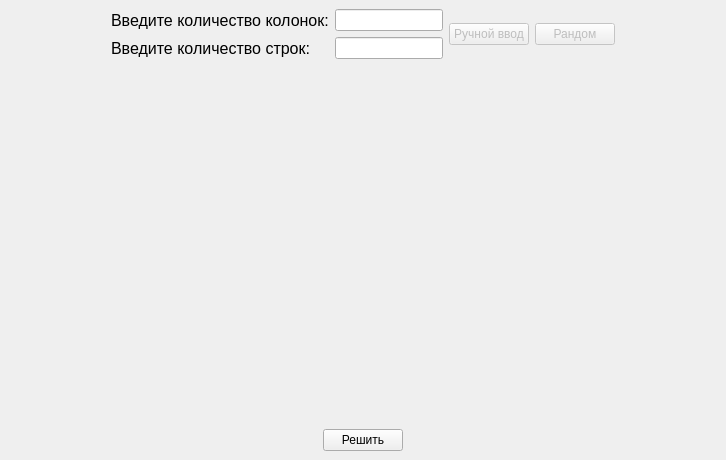
<?xml version="1.0" encoding="UTF-8"?>
<ui version="4.0">
 <class>MainWindow</class>
 <widget class="QMainWindow" name="MainWindow">
  <property name="geometry">
   <rect>
    <x>0</x>
    <y>0</y>
    <width>726</width>
    <height>460</height>
   </rect>
  </property>
  <property name="windowTitle">
   <string>MainWindow</string>
  </property>
  <widget class="QWidget" name="centralwidget">
   <property name="toolTip">
    <string/>
   </property>
   <layout class="QGridLayout" name="gridLayout">
    <item row="0" column="0">
     <layout class="QHBoxLayout" name="horizontalLayout_1">
      <property name="sizeConstraint">
       <enum>QLayout::SetDefaultConstraint</enum>
      </property>
      <item>
       <spacer name="horizontalSpacer">
        <property name="orientation">
         <enum>Qt::Horizontal</enum>
        </property>
        <property name="sizeHint" stdset="0">
         <size>
          <width>40</width>
          <height>20</height>
         </size>
        </property>
       </spacer>
      </item>
      <item>
       <layout class="QFormLayout" name="formLayout">
        <item row="0" column="0">
         <widget class="QLabel" name="label_3">
          <property name="font">
           <font>
            <pointsize>12</pointsize>
           </font>
          </property>
          <property name="text">
           <string>Введите количество колонок:</string>
          </property>
         </widget>
        </item>
        <item row="0" column="1">
         <widget class="QLineEdit" name="lineEdit_N">
          <property name="inputMask">
           <string comment="999"/>
          </property>
          <property name="text">
           <string/>
          </property>
          <property name="frame">
           <bool>true</bool>
          </property>
         </widget>
        </item>
        <item row="1" column="0">
         <widget class="QLabel" name="label">
          <property name="font">
           <font>
            <family>Arimo</family>
            <pointsize>12</pointsize>
            <italic>false</italic>
           </font>
          </property>
          <property name="layoutDirection">
           <enum>Qt::LeftToRight</enum>
          </property>
          <property name="text">
           <string>Введите количество строк:</string>
          </property>
         </widget>
        </item>
        <item row="1" column="1">
         <widget class="QLineEdit" name="lineEdit_M"/>
        </item>
       </layout>
      </item>
      <item>
       <widget class="QPushButton" name="pushButton">
        <property name="enabled">
         <bool>false</bool>
        </property>
        <property name="text">
         <string>Ручной ввод</string>
        </property>
       </widget>
      </item>
      <item>
       <widget class="QPushButton" name="pushButton_3">
        <property name="enabled">
         <bool>false</bool>
        </property>
        <property name="text">
         <string>Рандом</string>
        </property>
       </widget>
      </item>
      <item>
       <spacer name="horizontalSpacer_2">
        <property name="orientation">
         <enum>Qt::Horizontal</enum>
        </property>
        <property name="sizeHint" stdset="0">
         <size>
          <width>40</width>
          <height>20</height>
         </size>
        </property>
       </spacer>
      </item>
     </layout>
    </item>
    <item row="1" column="0">
     <layout class="QVBoxLayout" name="verticalLayout">
      <item>
       <layout class="QHBoxLayout" name="horizontalLayout_2">
        <item>
         <widget class="QWidget" name="widget" native="true">
          <layout class="QGridLayout" name="gridLayout_3">
           <item row="0" column="0">
            <layout class="QGridLayout" name="gridLayout_2"/>
           </item>
          </layout>
         </widget>
        </item>
       </layout>
      </item>
      <item>
       <layout class="QHBoxLayout" name="horizontalLayout">
        <item>
         <spacer name="horizontalSpacer_6">
          <property name="orientation">
           <enum>Qt::Horizontal</enum>
          </property>
          <property name="sizeHint" stdset="0">
           <size>
            <width>40</width>
            <height>20</height>
           </size>
          </property>
         </spacer>
        </item>
        <item>
         <widget class="QPushButton" name="pushButton_2">
          <property name="text">
           <string>Решить</string>
          </property>
         </widget>
        </item>
        <item>
         <spacer name="horizontalSpacer_5">
          <property name="orientation">
           <enum>Qt::Horizontal</enum>
          </property>
          <property name="sizeHint" stdset="0">
           <size>
            <width>40</width>
            <height>20</height>
           </size>
          </property>
         </spacer>
        </item>
       </layout>
      </item>
     </layout>
    </item>
   </layout>
  </widget>
 </widget>
 <resources/>
 <connections/>
</ui>
